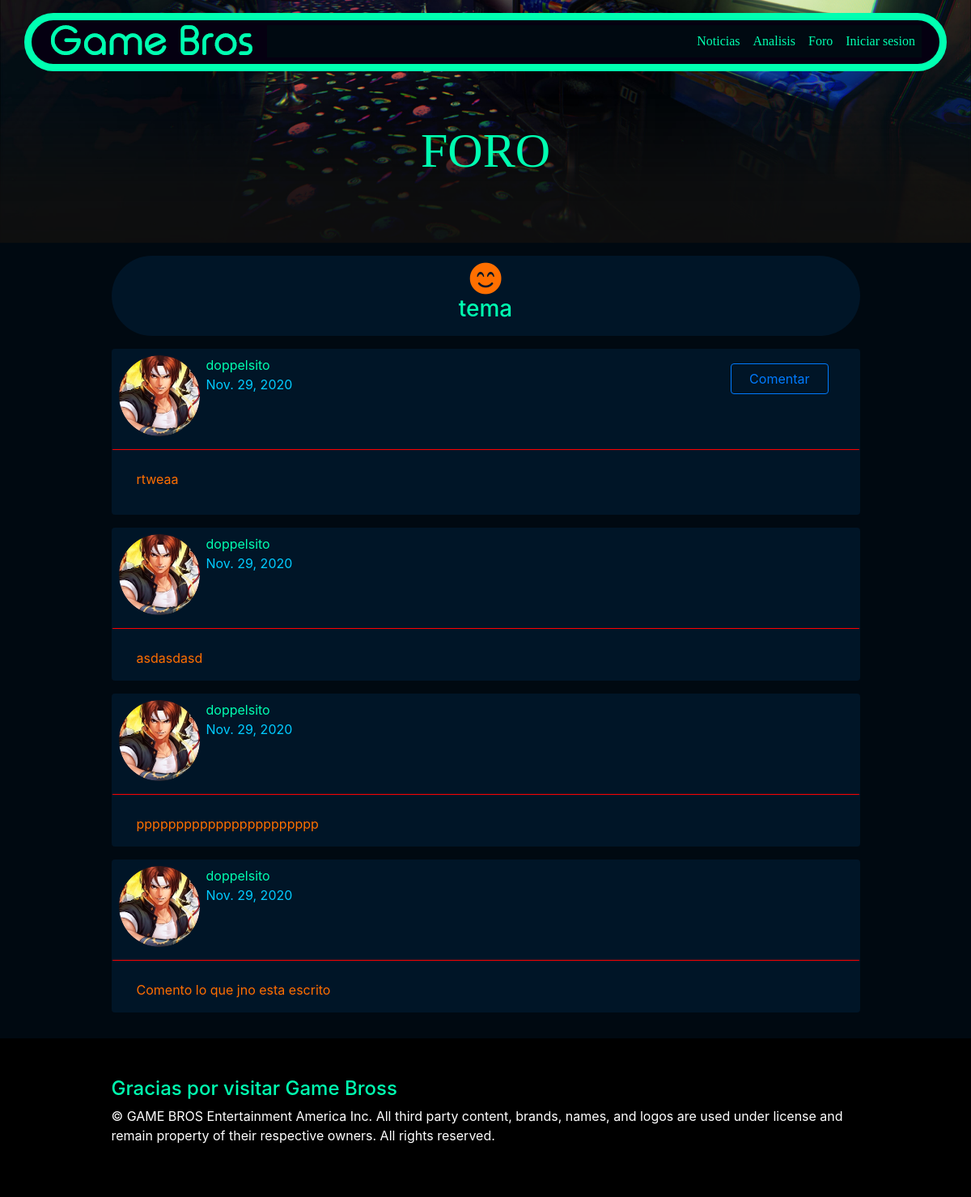
The app's page /foroPost/tema/ with its own data.
### noticias/models.py (models this page shows, shortened)
class Foro(models.Model):
    user = models.ForeignKey(User, on_delete=models.CASCADE, related_name='foros', default='1')
    tema = models.CharField(max_length=200)
    slug = models.SlugField('Slug', max_length = 200, null=True, blank=True)
    contenido = RichTextField()
    fecha_publicacion = models.DateField('Fecha de Creacion',auto_now = False,auto_now_add = True)
    def __str__(self):
        return self.tema

class Perfil(models.Model):
    user = models.OneToOneField(User, on_delete=models.CASCADE)
    image = models.ImageField(default='user.png')

class Comentario(models.Model):
    post = models.ForeignKey(Foro, on_delete=models.CASCADE, related_name='comentario', default='1')
    name = models.ForeignKey(User, on_delete=models.CASCADE, related_name='nombre', default='1')
    body = models.TextField()
    fecha_publicacion = models.DateField('Fecha de Creacion',auto_now = False,auto_now_add = True)
    ordering = ['fecha_publicacion']

### noticias/views.py (the view)
# urls.py: path('foroPost/<slug:slug>/', views.foroPost, name='foro_post'),#?#
def foroPost(request,slug):
    num_noticias=Post.objects.all().count()
    posts = Foro.objects.filter()
    post = Foro.objects.get(
        slug = slug
    )
    print(post)
    return render(request,'discusion.html',{'foro_post':post, 'posts': posts, 'num_noticias':num_noticias})

### noticias/templates/discusion.html (shortened to what this page needs)
{% extends "base_generic.html" %}
{% load static %}
{% block content %}
<header >
  <div class="image-center">
    <div class="portada">
      <img src="{% static 'img/Fondo.png' %}" class="img-fluid" alt="portada">
    </div>
    <div class="titulo-noticias">
      <h1 class="color ">FORO</h1>
    </div>
  </div>
</header>
<section>
  <div class="container py-3 col-12 bg-color2">
    <div class="container">
      <div class="container p-2 col-10 bg-color1 text-center" style="border-radius: 100px;">
        <i class="fas fa-smile-beam" style="font-size: 40px;"></i>
        <h3 class="color">{{ foro_post.tema }}</h3>
      </div>
      <div class="container p-2 my-3 col-10 bg-color1 rounded">
        <div class="mx-2">
          <div class="row d-flex">
            <div class="px-2">
              <img src="{{ foro_post.user.perfil.image.url }}" class="rounded-circle" style="width: 100px; height: 100px; " alt="fotoDePerfil">
            </div>
            <div class="">
              <div class="color">{{ foro_post.user }}</div>
              <div class="color3">{{ foro_post.fecha_publicacion }}</div>
            </div>
            <div class="ml-auto px-5">
              <a href="{% url 'agregar_comentario' %}" class="btn btn-outline-primary col" role="button">  Comentar   </a>
            </div>
          </div>
          <hr class="row col-12" style="border-color: red;">
          <div class="color2 py-2 col-12">{{ foro_post.contenido | safe}}</div>
        </div>
      </div>
      {% if not foro_post.comentario.all %}
      <div class="container p-2 my-3 col-10 bg-color1 rounded">
        <div class="row mx-2">
          <div class="row pl-5 justify-content-start">
            <h3>No hay respuestas...</h3>
          </div>
        </div>
      </div>
      {% else%}
          {% for comentario in foro_post.comentario.all %}
          <div class="container p-2 my-3 col-10 bg-color1 rounded">
            <div class="mx-2">
              <div class="row d-flex">
                <div class="px-2">
                  <img src="{{ foro_post.user.perfil.image.url }}" class="rounded-circle" style="width: 100px; height: 100px; " alt="fotoDePerfil">
                </div>
                <div class="">
                  <div class="color">{{ comentario.name }}</div>
                  <div class="color3">{{ comentario.fecha_publicacion }}</div>
                </div>
              </div>
              <hr class="row col-12" style="border-color: red;">
              <div class="color2 py-2 col-12">{{ comentario.body | safe }}</div>
            </div>
          </div>
          {% endfor %}
      {% endif %}
    </div>
  </div>
</section>
{% endblock %}

### noticias/static/css/estilos.css (style rules this page uses)
* { color: #FF6F00 }
.color { color: #00FFB1 ; }
.color2 { color: #FF6F00 ; }
.color3 { color: #00CBFF ; }
.bg-color1 { background-color: #001527 ; }
.bg-color2 { background-color: #000911 ; }
.btn { margin: 10px; }
.rounded-circle { max-height: 160px; }
.image-center { position: relative; width: 100%; height: 300px; }
.portada { width: 100%; height: 100%; top: 0; }
.portada img { position: absolute; width: 100%; height: 100%; object-fit:cover; }
.titulo-noticias { position: absolute; text-align: center; width: 100%; top: 50%; }
.titulo-noticias h1 { position: absolute; text-align: center; width: 100%; top: 50%; font-size: 5vw; font-family: "Mifuente"; }

### records on screen
Foro: tema "tema", user.perfil.image (picture), user "doppelsito", fecha_publicacion "Nov. 29, 2020", contenido "rtweaa"
Comentario: user.perfil.image (picture), name "doppelsito", fecha_publicacion "Nov. 29, 2020", body "asdasdasd"
Comentario: user.perfil.image (picture), name "doppelsito", fecha_publicacion "Nov. 29, 2020", body "ppppppppppppppppppppppp"
Comentario: user.perfil.image (picture), name "doppelsito", fecha_publicacion "Nov. 29, 2020", body "Comento lo que jno esta escrito"
